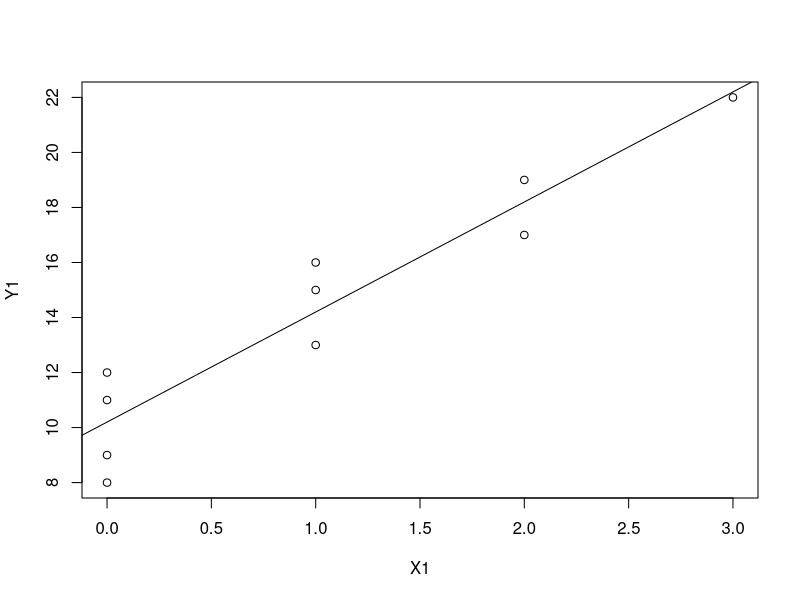
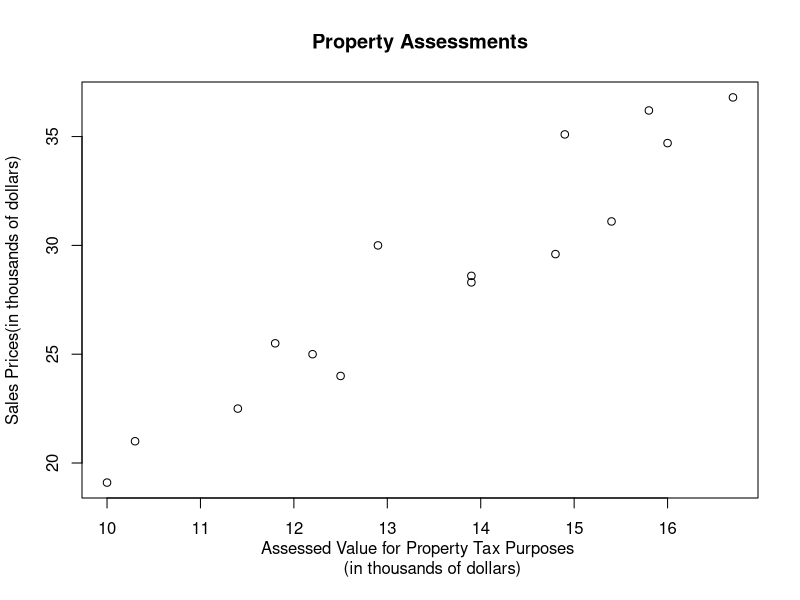

Generate these figures, in order, with R:
## 1.20 a. and b.
#a.
X <- c(2,4,3,2,1,10,5,5,1,2,9,10,6,3,4,8,7,8,10,4,5,7,7,5,
       9,7,2,5,7,6,8,5,2,2,1,4,5,9,7,1,9,2,2,4,5)
length(X)
Y <- c(20,60,46,41,12,137,68,89,4,32,144,156,93,36,72,100,105,
       131,127,57,66,101,109,74,134,112,18,73,111,96,123,90,20,
       28,3,57,86,132,112,27,131,34,27,61,77)
length(Y)

HW1P1.20.lm <- lm(Y ~ X)

summary(HW1P1.20.lm)
mean(X)
#d.
15.0352*(5) -.5802

## 1.21 #####################################################
#a.
X1 <- c(1,0,2,0,3,1,0,1,2,0)
length(X1)

Y1 <- c(16,9,17,12,22,13,8,15,19,11)
length(Y1)

HW1P1.21.lm <- lm(Y1 ~ X1)
summary(HW1P1.21.lm)

plot(Y1 ~ X1)
abline(HW1P1.21.lm)
#d.
mean(X1)
mean(Y1)


## 1.24 #####################################################

#a.
df1.24 <- data.frame(resid(HW1P1.20.lm))
df1.24
SSE1.24 <- sum((df1.24[1:45,])^2)
SSE1.24
#b. finding MSE
MSE1.24 <- SSE1.24/43
MSE1.24
sqrt(MSE1.24)

## 1.25 #####################################################
#b.
df1.25 <- data.frame(resid(HW1P1.21.lm))
df1.25
SSE1.25 <- sum((df1.25[1:10,])^2)
SSE1.25
MSE1.25 <- SSE1.25/8
MSE1.25
####################CHAPTER 2################################
##2.5########################################################
#a.
for (i in 1:43){
 i <- X - mean(X)
}
sum_X_squared <- sum((i)^2)
se2.5 <- sqrt(MSE1.24/sum_X_squared)
#b.
CI2.5 <- confint(HW1P1.20.lm, level =.90)
tcrit2.5 <- qt(.95,df = HW1P1.20.lm$df)
summary(HW1P1.20.lm)
##2.6########################################################
#a.
for (i in 1:10){
  i <- X1 - mean(X1)
}
i
sum_X1_squared <- sum((i)^2)
sum_X1_squared
MSE1.25
se2.6 <- sqrt(MSE1.25/sum_X1_squared)
se2.6
##2.14#######################################################
#a.

CI2.14 <- predict(HW1P1.20.lm, newdata= data.frame(X=6), 
                  interval = "conf", level =.90)
CI2.14

#b.
PI2.14 <- predict(HW1P1.20.lm, newdata= data.frame(X=6), 
        interval = "pred", level =.90)
PI2.14

#c.
##2.15########################################################
#a. 
CI2.15 <- predict(HW1P1.21.lm, newdata= data.frame(X1=2), 
           interval = "conf", level =.99)
CI2.15

CI2.15_2 <- predict(HW1P1.21.lm, newdata= data.frame(X1=4), 
                    interval = "conf", level =.99)
CI2.15_2

#b
PI2.15 <- predict(HW1P1.21.lm, newdata= data.frame(X1=2), 
                  interval = "pred", level =.99)
PI2.15
##2.24##########################################################
#a 
## basic calculations
Correction_for_mean <- 45*(mean(Y)^2)
Correction_for_mean

Uncorrected_Total <- sum((Y)^2)
Uncorrected_Total

anova(HW1P1.20.lm)

#b.
qf(.90,df1=1, df2=HW1P1.20.lm$df)
##2.25###########################################################
#a. 
anova(HW1P1.21.lm)
#b.
qf(.95,df1=1, df2=HW1P1.21.lm$df)
##########CORRELATION#############################################
##2.42############################################################
#a
Y_i <- c(13.9,16,10.3,11.8,16.7,12.5,10,11.4,13.9,12.2,15.4,
          14.8,14.9,12.9,15.8)
length(Y_i)

Y_ii <- c(28.6,34.7,21,25.5,36.8,24,19.1,22.5,28.3,25,31.1,
          29.6,35.1,30,36.2)

length(Y_ii)

plot(Y_i,Y_ii, main = "Property Assessments",
     xlab = "Assessed Value for Property Tax Purposes 
     (in thousands of dollars)",
     ylab = "Sales Prices(in thousands of dollars)")
#b
cor(Y_i,Y_ii)
##2.46############################################################
#a.
cor(Y_i,Y_ii, method = "spearman")

#b.
cor.test(Y_i, Y_ii, method="spearman", exact = F)


